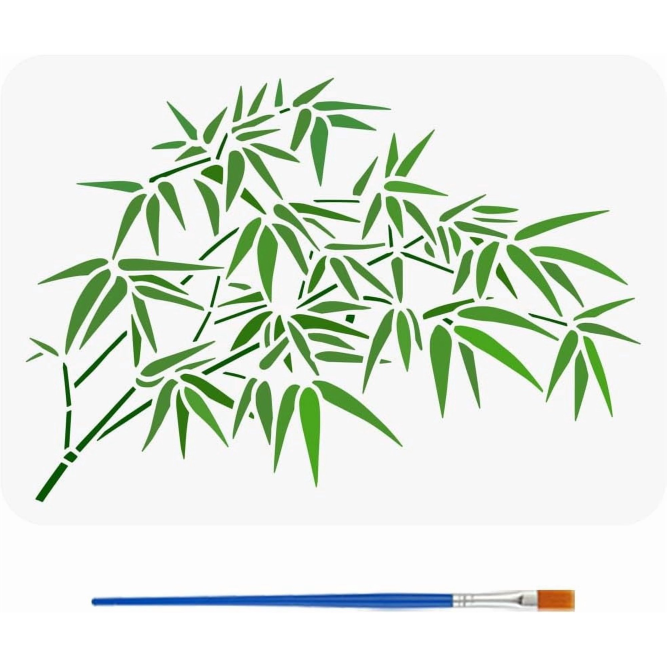
#> input picture enclosure/gobo-templates/bamboo-stencil-2.jpeg, 2000 x 2000 px (shown at 1/3 size)
$ python prepare_color_stencil.py ../bamboo-stencil-2.jpeg out.png
#> lines starting #> are read from the running program, lines starting #| are printed output that depends on the picture; after the words box and inside, x2 and y2 are one past the last pixel; in counts of white or black regions, pixels touching at a corner belong together
### enclosure/gobo-templates/tools/repair_bamboo_stencil.py
#!/usr/bin/env python3
"""Repair disconnected bamboo artwork and emit a production-size gobo SVG.

The input is expected to be dark artwork on a light background. Small scan
specks are removed, every meaningful artwork component is joined to its nearest
neighbor with short rounded bridges, and six radial ties connect the repaired
artwork to an exact 55 mm OD / 51 mm ID ring.

Dependencies:
    python -m pip install numpy Pillow potracer
"""

from __future__ import annotations

import argparse
from collections import deque
import math
from pathlib import Path

import numpy as np
from PIL import Image, ImageDraw, ImageFilter
import potrace


# Fusion 360 treats SVG user units as CSS pixels at 96 DPI even when width and
# height carry explicit millimeter units. Scaling coordinates avoids 55 ->
# 14.552 mm on import; negative coordinates put the disc center at the origin.
SVG_UNITS_PER_MM = 96.0 / 25.4


# [23 lines left out: function parse_args, not called in this run]


def label_components(mask: np.ndarray, minimum_size: int) -> list[np.ndarray]:
    height, width = mask.shape
    seen = np.zeros_like(mask, dtype=bool)
    components: list[np.ndarray] = []
    for y0, x0 in zip(*np.where(mask)):
        if seen[y0, x0]:
            continue
        queue = deque([(int(y0), int(x0))])
        seen[y0, x0] = True
        points: list[tuple[int, int]] = []
        while queue:
            y, x = queue.popleft()
            points.append((y, x))
            for yy, xx in ((y - 1, x), (y + 1, x), (y, x - 1), (y, x + 1)):
                if (
                    0 <= yy < height
                    and 0 <= xx < width
                    and mask[yy, xx]
                    and not seen[yy, xx]
                ):
                    seen[yy, xx] = True
                    queue.append((yy, xx))
        if len(points) >= minimum_size:
            components.append(np.asarray(points, dtype=np.int16))
    return components


def component_mask(shape: tuple[int, int], components: list[np.ndarray]) -> np.ndarray:
    mask = np.zeros(shape, dtype=bool)
    for component in components:
        mask[component[:, 0], component[:, 1]] = True
    return mask


# [384 lines left out: functions boundary_points, minimum_spanning_bridges, draw_rounded_line, connect_source_artwork, source_geometry, map_to_target and 4 more, not called in this run]


# [2 lines that do not run on import are left out]

### enclosure/gobo-templates/tools/prepare_color_stencil.py
#!/usr/bin/env python3
"""Extract flat-color stencil artwork into a cropped black-on-white PNG.

The default separation keeps pixels whose green channel exceeds both red and
blue. This rejects white product backgrounds and unrelated blue objects such as
the paintbrush in the Bamboo Stencil 2 download.

Dependencies:
    python -m pip install numpy Pillow
"""

from __future__ import annotations

import argparse
from pathlib import Path

import numpy as np
from PIL import Image

from repair_bamboo_stencil import component_mask, label_components


def parse_args() -> argparse.Namespace:
    parser = argparse.ArgumentParser(description=__doc__)
    parser.add_argument("source", type=Path, help="source color image")
    parser.add_argument("output", type=Path, help="cropped black-on-white PNG")
    parser.add_argument("--minimum-green", type=int, default=55)
    parser.add_argument("--green-excess", type=int, default=18)
    parser.add_argument("--minimum-component-pixels", type=int, default=24)
    parser.add_argument("--crop-padding", type=int, default=24, help="source pixels")
    return parser.parse_args()


def main() -> None:
    args = parse_args()
    rgb = np.asarray(Image.open(args.source).convert("RGB"), dtype=np.int16)
    red, green, blue = rgb[..., 0], rgb[..., 1], rgb[..., 2]
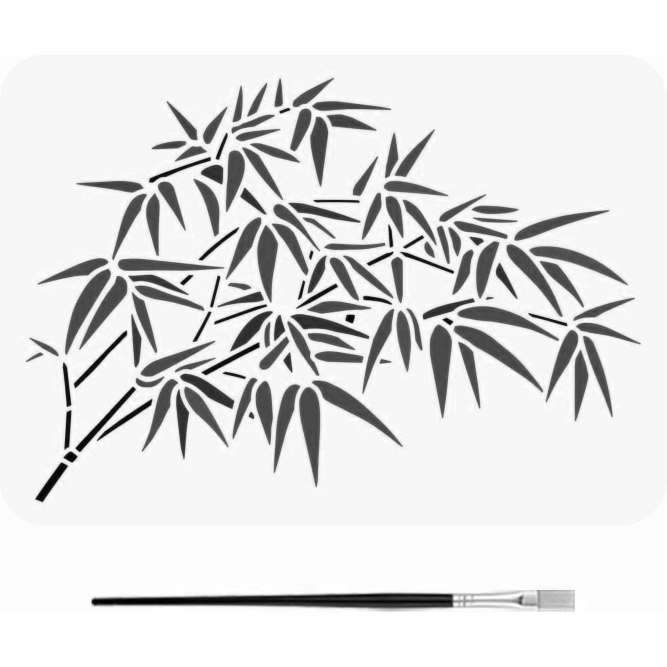
#> red: shape (2000, 2000) int16 (shown at 1/3 size); min 0, max 255, mean 225.6
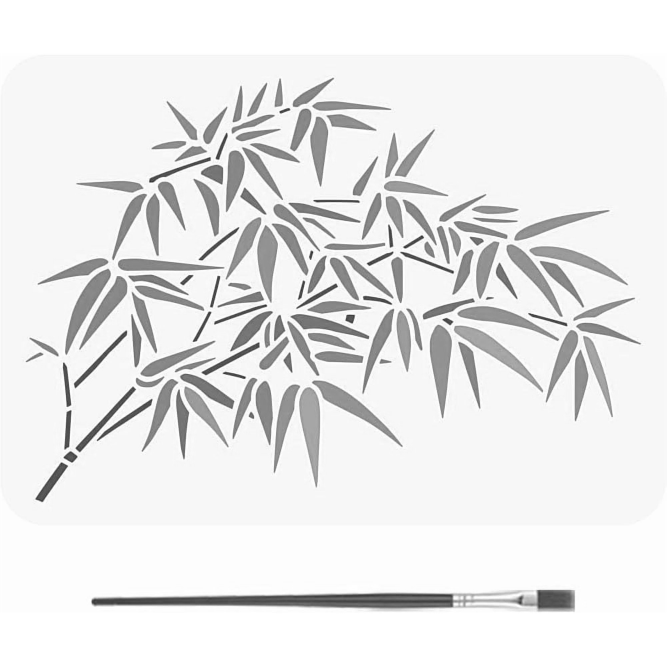
#> green: shape (2000, 2000) int16 (shown at 1/3 size); min 27, max 255, mean 233.6
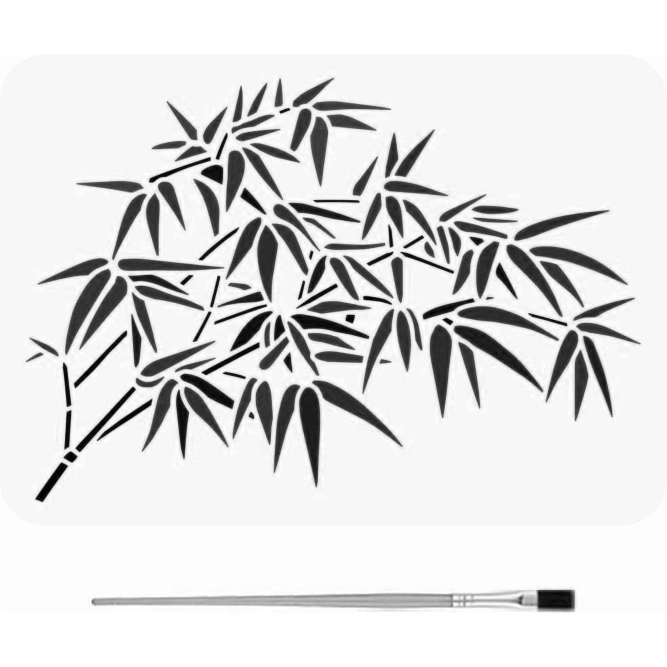
#> blue: shape (2000, 2000) int16 (shown at 1/3 size); min 0, max 255, mean 223.6
    raw = (
        (green >= args.minimum_green)
        & (green - red >= args.green_excess)
        & (green - blue >= args.green_excess)
    )
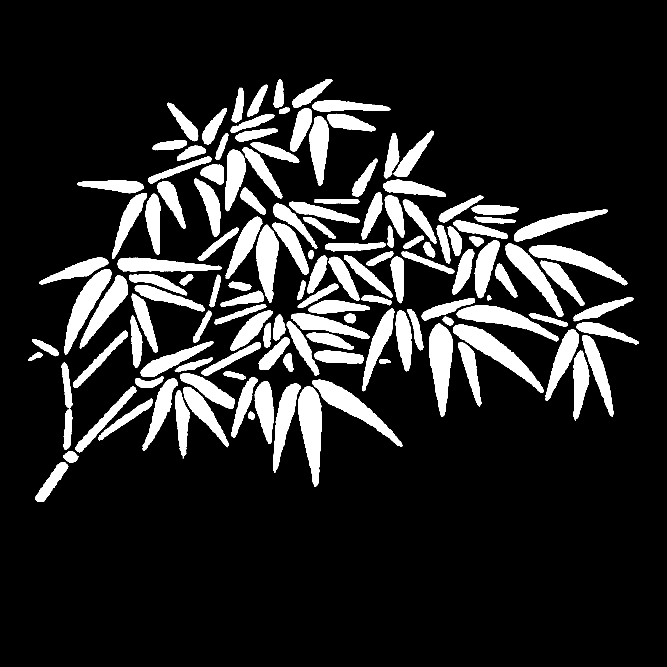
#> raw: shape (2000, 2000) bool (shown at 1/3 size); 14.4% white; 138 white regions (3 under 20 px), largest, box (x1, y1, x2, y2) and area: (895, 1159, 965, 1460) 13712, (1359, 973, 1631, 1179) 13385, (1287, 971, 1359, 1251) 12837
    components = label_components(raw, args.minimum_component_pixels)
#> the loop in label_components, `for y0, x0 in zip(*np.where(mask)):` made 575524 passes
#> (y0, x0) on passes 1 to 3: (238, 977), (238, 978), (238, 979)
#> after the loop in label_components, `for y0, x0 in zip(*np.where(mask)):`: components = 136 items
#> components = 136 items
    if not components:
        raise ValueError("no color-separated stencil artwork found")
    clean = component_mask(raw.shape, components)
#> in component_mask, `mask = np.zeros(shape, dtype=bool)`: mask: shape (2000, 2000) bool; every value is 0
#> the loop in component_mask, `for component in components:` made 136 passes
#> after the loop in component_mask, `for component in components:`:
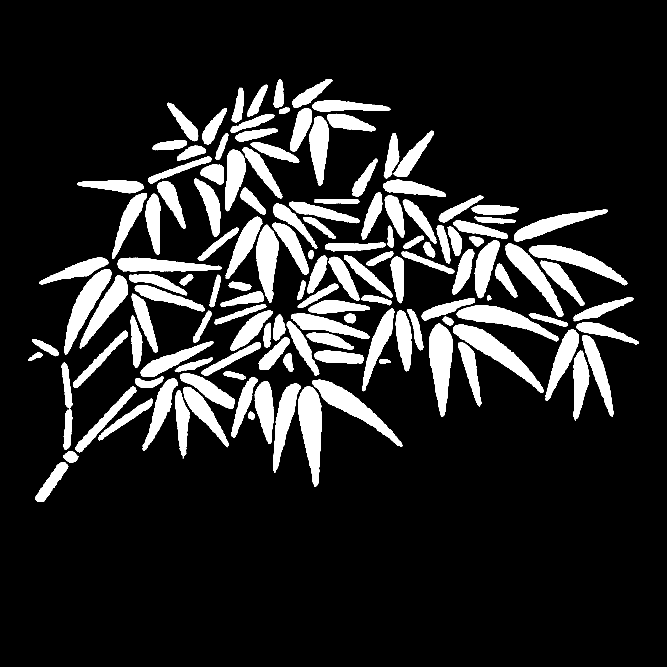
#> mask: shape (2000, 2000) bool (shown at 1/3 size); 14.4% white; 135 white regions, largest, box (x1, y1, x2, y2) and area: (895, 1159, 965, 1460) 13712, (1359, 973, 1631, 1179) 13382, (1287, 971, 1359, 1251) 12837
    ys, xs = np.where(clean)
    x0 = max(0, int(xs.min()) - args.crop_padding)
#> x0 = 60
    y0 = max(0, int(ys.min()) - args.crop_padding)
#> y0 = 214
    x1 = min(clean.shape[1], int(xs.max()) + 1 + args.crop_padding)
#> x1 = 1940
    y1 = min(clean.shape[0], int(ys.max()) + 1 + args.crop_padding)
#> y1 = 1530
    cropped = clean[y0:y1, x0:x1]
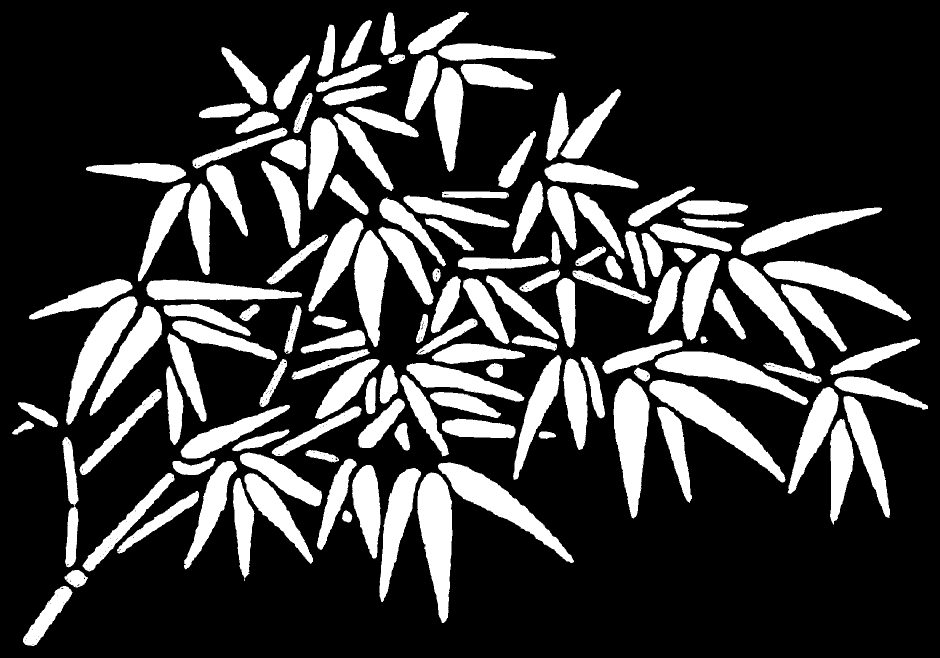
#> cropped: shape (1316, 1880) bool (shown at 1/2 size); 23.3% white; 135 white regions, largest, box (x1, y1, x2, y2) and area: (835, 945, 905, 1246) 13712, (1299, 759, 1571, 965) 13382, (1227, 757, 1299, 1037) 12837
    output = np.where(cropped, 0, 255).astype(np.uint8)
    args.output.parent.mkdir(parents=True, exist_ok=True)
    Image.fromarray(output, mode="L").save(args.output)

    print(f"source size: {clean.shape[1]} x {clean.shape[0]}")
#| source size: 2000 x 2000
    print(f"retained stencil components: {len(components)}")
#| retained stencil components: 136
    print(f"artwork bbox: ({x0}, {y0}) - ({x1}, {y1})")
#| artwork bbox: (60, 214) - (1940, 1530)
    print(f"black/white output: {cropped.shape[1]} x {cropped.shape[0]}")
#| black/white output: 1880 x 1316
    print(f"black artwork area: {100.0 * np.count_nonzero(cropped) / cropped.size:.2f}%")
#| black artwork area: 23.26%
#> (the run stopped early here; a loop or call above may not have finished)
